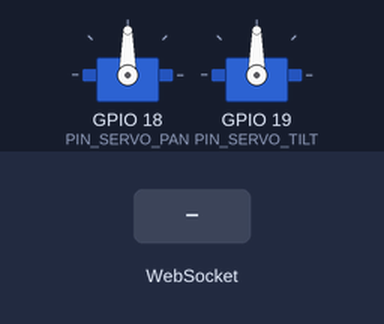
The sketch below on a simulated ESP32. Parts: 2 × servo. Inputs (shaded band) come from the test bench. WiFi joins after 1.5 s; servers stay silent unless stated; what the sketch prints to the serial monitor is not drawn.

Above: at 2.7 s.
2.8 s: WebSocket text "P" received
At 3.5 s:
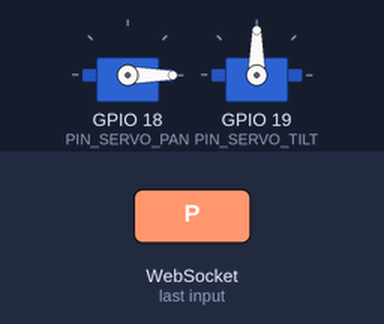
4.3 s: WebSocket text "T" received
At 4.7 s:
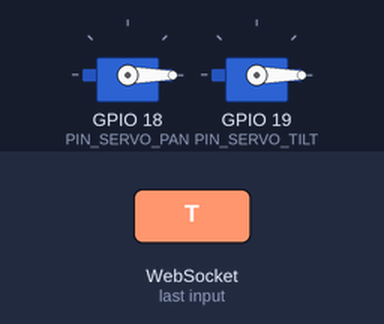
Timing chart, 0 to 7.3 s (numbered marks = the images above; inputs shaded):
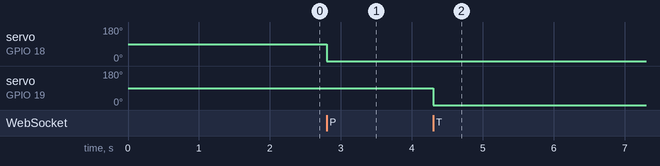

Measured:
- after the input at 2.8 s, servo on GPIO 18 (PIN_SERVO_PAN): 90° → 0° at once
- after the input at 4.3 s, servo on GPIO 19 (PIN_SERVO_TILT): 90° → 0° at once

The sketch:

esp32socketpantilt2.ino
```cpp
#include <Arduino.h>
#include <WiFi.h>
#include <ESP32Servo.h>
#include <WebSocketsServer.h>

const char* ssid ="SSID";
const char* password ="PASSWORD";
extern bool drive = false;
extern int current=0;
static int PAN=90;
static int TILT=90;
const int PIN_SERVO_PAN = 18;
const int PIN_SERVO_TILT = 19;
int* TP = &TILT;
int* PP = &PAN;

Servo panServo;
Servo tiltServo;
WebSocketsServer server(80);


void setup() {
Serial.begin(115200);
ESP32PWM::allocateTimer(0);
ESP32PWM::allocateTimer(1);
ESP32PWM::allocateTimer(2);
ESP32PWM::allocateTimer(3);
ESP32PWM::allocateTimer(4);

panServo.setPeriodHertz(50);
tiltServo.setPeriodHertz(50);
panServo.attach(PIN_SERVO_PAN,500, 2400);
tiltServo.attach(PIN_SERVO_TILT,500, 2400);
Serial.println("setting up connection");
WiFi.begin(ssid, password);
while(WiFi.status() != WL_CONNECTED){
  delay(500);
  Serial.print(".");
  }
  Serial.println("ServerIP:");
  Serial.print(WiFi.localIP());
  server.begin();
  server.onEvent(onWebSocketEvent);

}

void loop() {
server.loop();

}


void onWebSocketEvent(uint8_t num, WStype_t type, uint8_t* payload, size_t length){
  switch(type)
  {
    case WStype_DISCONNECTED:
    {
      Serial.printf("[%u] Disconnected!\n",num);
      break;
    }
    case WStype_CONNECTED:
     {
      IPAddress ip = server.remoteIP(num);
      Serial.printf("[%u] Connection from ",num);
      Serial.println(ip.toString());
      break;
     }
    case WStype_TEXT:
     {
     Serial.printf("[%u] text: %s\n", num, payload);

     char command = (char)payload[0];
     int val =(int) payload[1];

      if(command=='P'){
        Pan(val);
        break;
      }
      else if(command=='T'){
        Tilt(val);
        break;
      }else{
          //Serial.println("?:");
      break;
      }
    }
  }
}
void Pan(int pm){
  Serial.print("Pan:");
  PAN=pm;
    panServo.write(PAN);
    delay(15);
  }
void Tilt(int pm){
  Serial.print("Tilt:");
  TILT = pm;
  tiltServo.write(TILT);
  }
```
